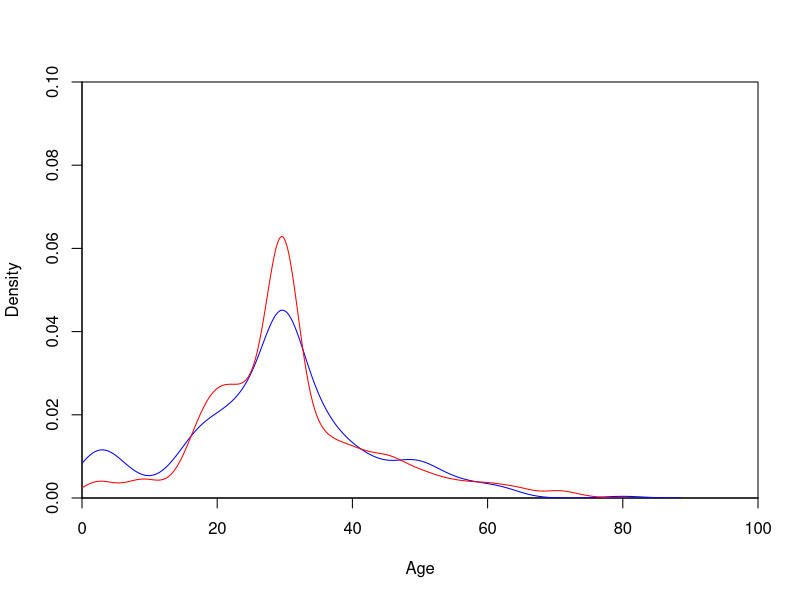
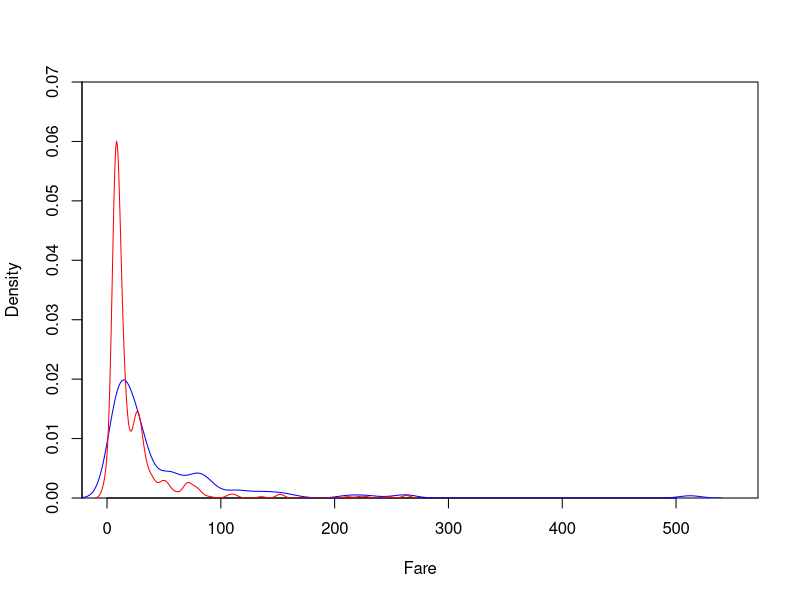
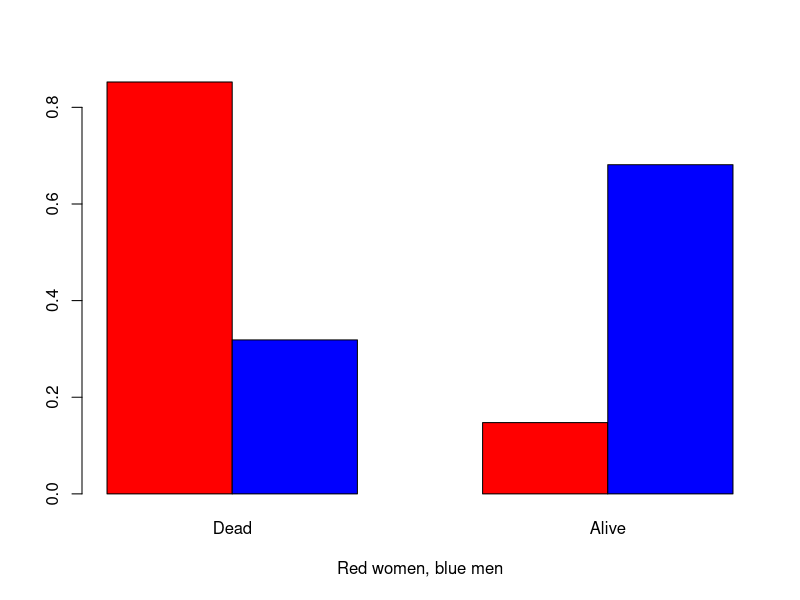

Write R code to recreate these figures, in order.
titanic = read.csv(file = "train_modified.csv", stringsAsFactors = FALSE)

mode = function(x) {
  ux = unique(x)
  ux[which.max(tabulate(match(x, ux)))]
}

avgperson = function(subdata) {
  list(
    survived = mode(subdata$Survived),
    pclass = mode(subdata$Pclass),
    sex = mode(subdata$Sex),
    age = mean(subdata$Age),
    sib = round(mean(subdata$SibSp)),
    parch = round(mean(subdata$Parch)),
    fare = mean(subdata$Fare),
    cabin = mode(subdata$Cabin),
    embarked = mode(subdata$Embarked),
    deck = mode(subdata$Deck)
  )
}

avg.passenger = avgperson(titanic)

survivors = titanic[titanic$Survived == 1, ]
avg.survivor = avgperson(survivors)

dead = titanic[titanic$Survived == 0, ]
avg.dead = avgperson(dead)

persd = function(subdata, person) {
  print(paste0("Data age avg ", person$age, " with dev ", sd(subdata$Age)))
  print(paste0("Data fare avg ", person$fare, " with dev ", sd(subdata$Fare)))
  cat(paste0("Data sex mode ", person$sex, " with table "))
  print(table(subdata$Sex))
  cat(paste0("Data siblings/spouses mode ", person$sib, " with table "))
  print(table(subdata$SibSp))
  cat(paste0("Data parents/children mode ", person$parch, " with table "))
  print(table(subdata$Parch))
  cat(paste0("Data class mode ", person$pclass, " with table "))
  print(table(subdata$Pclass))
  #cat(paste0("Data deck mode ", person$deck, " with table "))
  #print(table(subdata$Deck))
  cat(paste0("Data embarked mode ", person$embarked, " with table "))
  print(table(subdata$Embarked))
}

"all"
persd(titanic, avg.passenger)

"survivors"
persd(survivors, avg.survivor)

"dead"
persd(dead, avg.dead)

table(titanic$Pclass)
#table(survivors$Pclass)
table(dead$Pclass)

#Dead
#1st class
80 / 216

#2nd class
97 / 184

#3rd class
372 / 491

table(titanic$Embarked)
#table(survivors$Pclass)
table(dead$Embarked)

#Cherbourg
75 / 168
# ^less likely to die

#Queenstown
47 / 77

#Southampton
427 / 646

#hist(survivors$Age)

#age.ts = ts(survivors$Age, start = 0, end = 100)
#plot(age.ts, main = "Toy example", ylab = "age", xlab = "count")

#hist(survivors$Age, prob = TRUE, ylim = c(0, 0.10))
#plot.new()
plot(
  0,
  type = "n",
  xlab = "Age",
  ylab = "Density",
  xlim = c(0, 100),
  ylim = c(0, 0.1),
  yaxs = "i",
  xaxs = "i"
)
lines(density(survivors$Age), col = "blue")
lines(density(dead$Age), col = "red")

#hist(survivors$Ticket, prob = TRUE, ylab = "Ticket price")
#plot.new()
plot(
  0,
  type = "n",
  xlab = "Fare",
  ylab = "Density",
  xlim = c(0, 550),
  ylim = c(0, 0.07),
  yaxs = "i"
)
lines(density(survivors$Fare), col = "blue")
lines(density(dead$Fare), col = "red")

ds = prop.table(table(dead$Sex))
ss = prop.table(table(survivors$Sex))

frd = matrix(c(ds[1], ss[1], ds[2] , ss[2]), nrow = 2, dimnames = list(c("Women", "Men"), c("Dead", "Alive")))
#names(frd) = c("Women", "Men","Women", "Men")
barplot(frd, col = c("red", "blue"), beside = TRUE, xlab = "Red women, blue men")

# Inputation of most common  is really bad


